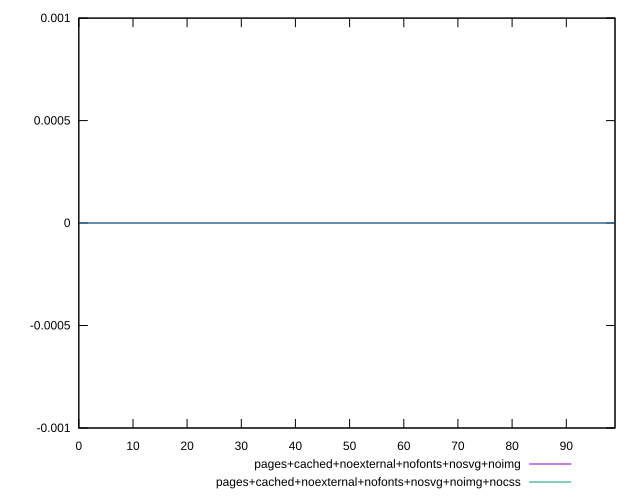

This figure's gnuplot source:
reset
set terminal svg size 640, 500 enhanced background rgb 'white'
set output "reprap/duplicated-javascript/comparison/sorted/11_vs_12.svg"

$pagesCachedNoexternalNofontsNosvgNoimg <<EOF
0 0
1 0
2 0
3 0
4 0
5 0
6 0
7 0
8 0
9 0
10 0
11 0
12 0
13 0
14 0
15 0
16 0
17 0
18 0
19 0
20 0
21 0
22 0
23 0
24 0
25 0
26 0
27 0
28 0
29 0
30 0
31 0
32 0
33 0
34 0
35 0
36 0
37 0
38 0
39 0
40 0
41 0
42 0
43 0
44 0
45 0
46 0
47 0
48 0
49 0
50 0
51 0
52 0
53 0
54 0
55 0
56 0
57 0
58 0
59 0
60 0
61 0
62 0
63 0
64 0
65 0
66 0
67 0
68 0
69 0
70 0
71 0
72 0
73 0
74 0
75 0
76 0
77 0
78 0
79 0
80 0
81 0
82 0
83 0
84 0
85 0
86 0
87 0
88 0
89 0
90 0
91 0
92 0
93 0
94 0
95 0
96 0
97 0
98 0
99 0
EOF

$pagesCachedNoexternalNofontsNosvgNoimgNocss <<EOF
0 0
1 0
2 0
3 0
4 0
5 0
6 0
7 0
8 0
9 0
10 0
11 0
12 0
13 0
14 0
15 0
16 0
17 0
18 0
19 0
20 0
21 0
22 0
23 0
24 0
25 0
26 0
27 0
28 0
29 0
30 0
31 0
32 0
33 0
34 0
35 0
36 0
37 0
38 0
39 0
40 0
41 0
42 0
43 0
44 0
45 0
46 0
47 0
48 0
49 0
50 0
51 0
52 0
53 0
54 0
55 0
56 0
57 0
58 0
59 0
60 0
61 0
62 0
63 0
64 0
65 0
66 0
67 0
68 0
69 0
70 0
71 0
72 0
73 0
74 0
75 0
76 0
77 0
78 0
79 0
80 0
81 0
82 0
83 0
84 0
85 0
86 0
87 0
88 0
89 0
90 0
91 0
92 0
93 0
94 0
95 0
96 0
97 0
98 0
99 0
EOF

set key outside below
set yrange [-0.001:0.001]

plot \
  $pagesCachedNoexternalNofontsNosvgNoimg title "pages+cached+noexternal+nofonts+nosvg+noimg" with line, \
  $pagesCachedNoexternalNofontsNosvgNoimgNocss title "pages+cached+noexternal+nofonts+nosvg+noimg+nocss" with line, \


reset
